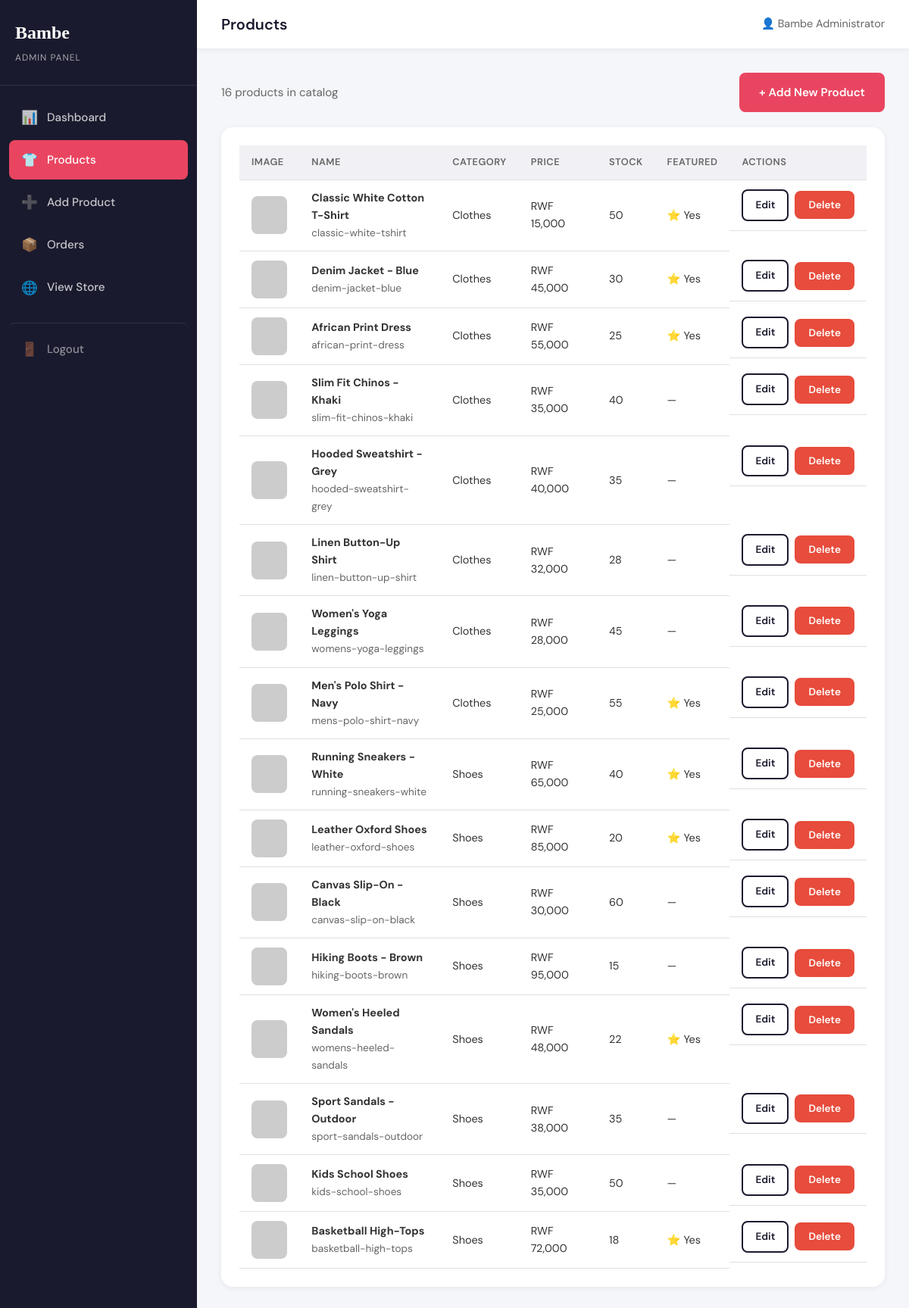
Screenshot of /admin/products.php (signed in) with the database file from the repository.
### tables this page shows
CREATE TABLE products (
    id INT AUTO_INCREMENT PRIMARY KEY,
    category_id INT NOT NULL,
    name VARCHAR(200) NOT NULL,
    slug VARCHAR(200) NOT NULL UNIQUE,
    description TEXT,
    price DECIMAL(10, 2) NOT NULL,
    image_url VARCHAR(500) NOT NULL,
    stock INT NOT NULL DEFAULT 0,
    featured TINYINT(1) DEFAULT 0,
    created_at TIMESTAMP DEFAULT CURRENT_TIMESTAMP,
    FOREIGN KEY (category_id) REFERENCES categories(id) ON DELETE CASCADE
);

CREATE TABLE categories (
    id INT AUTO_INCREMENT PRIMARY KEY,
    name VARCHAR(100) NOT NULL,
    slug VARCHAR(100) NOT NULL UNIQUE,
    description TEXT,
    created_at TIMESTAMP DEFAULT CURRENT_TIMESTAMP
);

### includes/functions.php (called while the page is built, shortened)
<?php
function formatPrice(float $price): string
{
    return CURRENCY . ' ' . number_format($price, 0, '.', ',');
}
function sanitize(string $value): string
{
    return htmlspecialchars(trim($value), ENT_QUOTES, 'UTF-8');
}

### includes/admin-functions.php (called while the page is built, shortened)
<?php
function getAdminName(): string
{
    return $_SESSION['admin_name'] ?? 'Admin';
}
function getAllProductsAdmin(PDO $db): array
{
    $stmt = $db->query(
        'SELECT p.*, c.name AS category_name
         FROM products p
         JOIN categories c ON p.category_id = c.id
         ORDER BY p.created_at DESC'
    );
    return $stmt->fetchAll();
}

### admin/products.php (the view, shortened to what this page needs)
<?php
$pageTitle = 'Products';
$db = getDBConnection();
$products = getAllProductsAdmin($db);
require_once __DIR__ . '/includes/header.php';
?>
<div class="admin-toolbar">
    <p class="admin-toolbar__info"><?= count($products) ?> products in catalog</p>
    <a href="product-form.php" class="btn btn--primary">+ Add New Product</a>
</div>
<div class="admin-panel">
    <div class="admin-table-wrapper">
        <table class="admin-table admin-table--products">
            <thead>
                <tr>
                    <th>Image</th>
                    <th>Name</th>
                    <th>Category</th>
                    <th>Price</th>
                    <th>Stock</th>
                    <th>Featured</th>
                    <th>Actions</th>
                </tr>
            </thead>
            <tbody>
                <?php foreach ($products as $product): ?>
                <tr>
                    <td>
                        <img src="../<?= sanitize($product['image_url']) ?>" alt="" class="admin-table__thumb"
                             onerror="this.src='https://via.placeholder.com/60x60?text=No+Image'">
                    </td>
                    <td>
                        <strong><?= sanitize($product['name']) ?></strong>
                        <br><small class="text-muted"><?= sanitize($product['slug']) ?></small>
                    </td>
                    <td><?= sanitize($product['category_name']) ?></td>
                    <td><?= formatPrice((float) $product['price']) ?></td>
                    <td>
                        <span class="<?= $product['stock'] <= 5 ? 'text-danger' : '' ?>">
                            <?= $product['stock'] ?>
                        </span>
                    </td>
                    <td><?= $product['featured'] ? '⭐ Yes' : '—' ?></td>
                    <td class="admin-table__actions">
                        <a href="product-form.php?id=<?= $product['id'] ?>" class="btn btn--sm btn--outline">Edit</a>
                        <form action="product-action.php" method="POST" class="inline-form"
                              onsubmit="return confirm('Delete this product?')">
                            <button type="submit" class="btn btn--sm btn--danger">Delete</button>
                        </form>
                    </td>
                </tr>
                <?php endforeach; ?>
            </tbody>
        </table>
    </div>
</div>
<?php require_once __DIR__ . '/includes/footer.php'; ?>

### admin/includes/header.php (shortened to what this page needs)
<?php
$currentAdminPage = basename($_SERVER['PHP_SELF'], '.php');
?>
<!DOCTYPE html>
<html lang="en">
<head>
    <link rel="stylesheet" href="../assets/css/style.css">
    <link rel="stylesheet" href="assets/css/admin.css">
</head>
<body class="admin-body">
    <div class="admin-layout">
        <aside class="admin-sidebar" id="adminSidebar">
            <div class="admin-sidebar__brand">
                <a href="index.php">
                    <span class="admin-sidebar__logo">Bambe</span>
                    <span class="admin-sidebar__label">Admin Panel</span>
                </a>
            </div>
            <nav class="admin-nav">
                <a href="index.php" class="admin-nav__link <?= $currentAdminPage === 'index' ? 'admin-nav__link--active' : '' ?>">
                    <span class="admin-nav__icon">📊</span> Dashboard
                </a>
                <a href="products.php" class="admin-nav__link <?= in_array($currentAdminPage, ['products', 'product-form']) ? 'admin-nav__link--active' : '' ?>">
                    <span class="admin-nav__icon">👕</span> Products
                </a>
                <a href="product-form.php" class="admin-nav__link <?= $currentAdminPage === 'product-form' && !isset($_GET['id']) ? 'admin-nav__link--active' : '' ?>">
                    <span class="admin-nav__icon">➕</span> Add Product
                </a>
                <a href="orders.php" class="admin-nav__link <?= in_array($currentAdminPage, ['orders', 'order-view']) ? 'admin-nav__link--active' : '' ?>">
                    <span class="admin-nav__icon">📦</span> Orders
                </a>
                <a href="../index.php" class="admin-nav__link" target="_blank">
                    <span class="admin-nav__icon">🌐</span> View Store
                </a>
                <a href="logout.php" class="admin-nav__link admin-nav__link--logout">
                    <span class="admin-nav__icon">🚪</span> Logout
                </a>
            </nav>
        </aside>
        <div class="admin-main">
            <header class="admin-topbar">
                <h1 class="admin-topbar__title"><?= sanitize($pageTitle ?? 'Dashboard') ?></h1>
                <div class="admin-topbar__user">
                    <span>👤 <?= sanitize(getAdminName()) ?></span>
                </div>
            </header>
            <div class="admin-content">

### admin/includes/footer.php (shortened to what this page needs)
            </div>
        </div>
    </div>
</body>
</html>

### assets/css/style.css (style rules this page uses)
:root { --color-primary: #1a1a2e; --color-primary-light: #2d2d4a; --color-accent: #e94560; --color-accent-hover: #d63851; --color-gold: #c9a227; --color-bg: #fafafa; --color-bg-alt: #f0f0f5; --color-white: #ffffff; --color-text: #333333; --color-text-light: #666666; --color-border: #e0e0e0; --color-success: #27ae60; --color-error: #e74c3c; --font-body: 'DM Sans', -apple-system, BlinkMacSystemFont, sans-serif; --font-display: 'Playfair Display', Georgia, serif; --shadow-sm: 0 2px 8px rgba(0, 0, 0, 0.06); --shadow-md: 0 4px 20px rgba(0, 0, 0, 0.1); --shadow-lg: 0 8px 40px rgba(0, 0, 0, 0.12); --radius: 8px; --radius-lg: 16px; --transition: 0.25s ease; --header-height: 72px; }
*, *::before, *::after { box-sizing: border-box; margin: 0; padding: 0; }
html { scroll-behavior: smooth; }
body { font-family: var(--font-body); font-size: 16px; line-height: 1.6; color: var(--color-text); background: var(--color-bg); min-height: 100vh; display: flex; flex-direction: column; }
img { max-width: 100%; height: auto; display: block; }
a { color: inherit; text-decoration: none; transition: color var(--transition); }
.btn { display: inline-flex; align-items: center; justify-content: center; gap: 8px; padding: 12px 24px; border-radius: var(--radius); font-family: inherit; font-size: 0.95rem; font-weight: 600; cursor: pointer; border: 2px solid transparent; transition: all var(--transition); text-align: center; }
.btn--primary { background: var(--color-accent); color: white; border-color: var(--color-accent); }
.btn--outline { background: transparent; color: var(--color-primary); border-color: var(--color-primary); }
.btn--sm { padding: 8px 16px; font-size: 0.85rem; }

### rows the page displays
products: name "Classic White Cotton T-Shirt", slug "classic-white-tshirt", category.name "Clothes", price "RWF 15,000", stock "50", featured "⭐ Yes"
products: name "Denim Jacket - Blue", slug "denim-jacket-blue", category.name "Clothes", price "RWF 45,000", stock "30", featured "⭐ Yes"
products: name "African Print Dress", slug "african-print-dress", category.name "Clothes", price "RWF 55,000", stock "25", featured "⭐ Yes"
products: name "Slim Fit Chinos - Khaki", slug "slim-fit-chinos-khaki", category.name "Clothes", price "RWF 35,000", stock "40"
products: name "Hooded Sweatshirt - Grey", slug "hooded-sweatshirt-grey", category.name "Clothes", price "RWF 40,000", stock "35"
products: name "Linen Button-Up Shirt", slug "linen-button-up-shirt", category.name "Clothes", price "RWF 32,000", stock "28"
products: name "Women's Yoga Leggings", slug "womens-yoga-leggings", category.name "Clothes", price "RWF 28,000", stock "45"
products: name "Men's Polo Shirt - Navy", slug "mens-polo-shirt-navy", category.name "Clothes", price "RWF 25,000", stock "55", featured "⭐ Yes"
products: name "Running Sneakers - White", slug "running-sneakers-white", category.name "Shoes", price "RWF 65,000", stock "40", featured "⭐ Yes"
products: name "Leather Oxford Shoes", slug "leather-oxford-shoes", category.name "Shoes", price "RWF 85,000", stock "20", featured "⭐ Yes"
products: name "Canvas Slip-On - Black", slug "canvas-slip-on-black", category.name "Shoes", price "RWF 30,000", stock "60"
products: name "Hiking Boots - Brown", slug "hiking-boots-brown", category.name "Shoes", price "RWF 95,000", stock "15"
products: name "Women's Heeled Sandals", slug "womens-heeled-sandals", category.name "Shoes", price "RWF 48,000", stock "22", featured "⭐ Yes"
products: name "Sport Sandals - Outdoor", slug "sport-sandals-outdoor", category.name "Shoes", price "RWF 38,000", stock "35"
products: name "Kids School Shoes", slug "kids-school-shoes", category.name "Shoes", price "RWF 35,000", stock "50"
products: name "Basketball High-Tops", slug "basketball-high-tops", category.name "Shoes", price "RWF 72,000", stock "18", featured "⭐ Yes"

### other values shown
$pageTitle "Products"
getAdminName() "Bambe Administrator"
count($products) "16"
